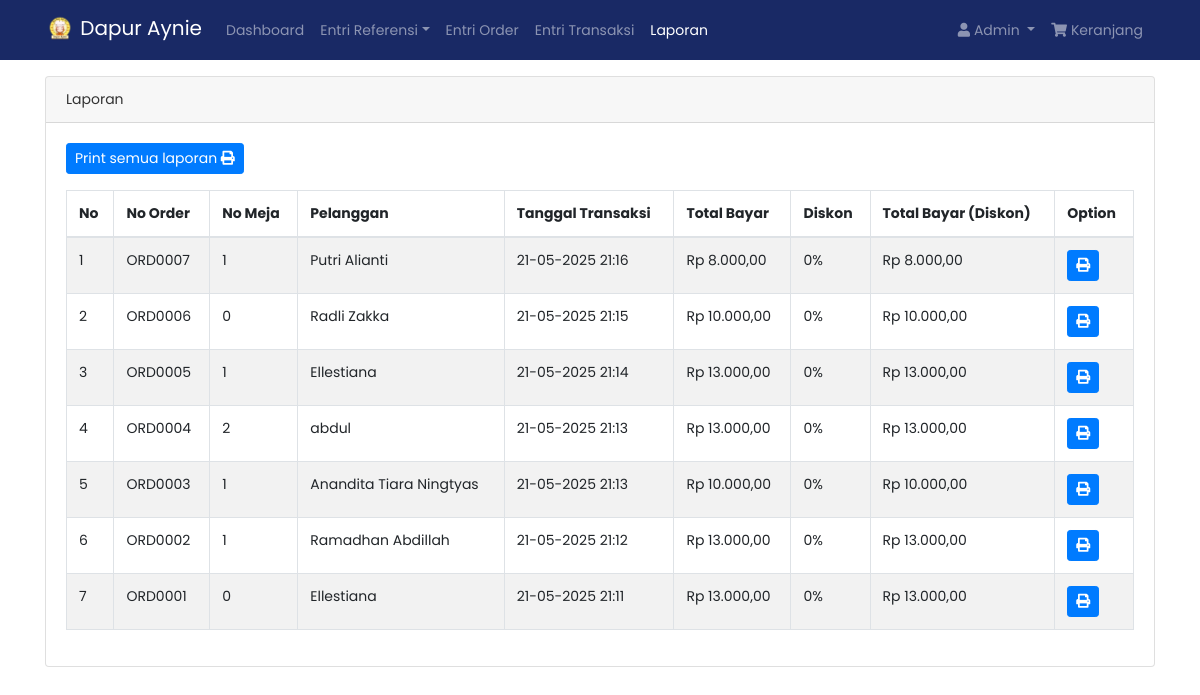
Screenshot of /dashboard/index.php?laporan (signed in) with the database file from the repository.
### tables this page shows
CREATE TABLE `tb_transaksi` (
  `id_transaksi` int(11) NOT NULL,
  `id_user` int(11) DEFAULT NULL,
  `id_order` varchar(50) NOT NULL,
  `tanggal_transaksi` int(11) NOT NULL,
  `aTanggal_transaksi` varchar(50) NOT NULL,
  `hartot_transaksi` int(11) NOT NULL,
  `diskon_transaksi` int(11) NOT NULL,
  `totbar_transaksi` int(11) NOT NULL,
  `uang_transaksi` int(11) NOT NULL,
  `kembalian_transaksi` int(11) NOT NULL
);

CREATE TABLE `tb_order` (
  `id_order` varchar(50) NOT NULL,
  `meja_order` int(11) NOT NULL,
  `tanggal_order` int(11) NOT NULL,
  `aTanggal_order` varchar(128) NOT NULL,
  `id_user` int(11) NOT NULL,
  `keterangan_order` text DEFAULT NULL,
  `status_order` varchar(20) NOT NULL
);

CREATE TABLE `tb_user` (
  `id_user` int(11) NOT NULL,
  `username` varchar(128) NOT NULL,
  `password` varchar(128) NOT NULL,
  `nama_user` varchar(128) NOT NULL,
  `id_level` int(1) NOT NULL
);

### dashboard/fungsi/rupiah.php (called while the page is built)
<?php
function rupiah($angka) {
	$hasil_rupiah = number_format($angka,2,',','.');
	return $hasil_rupiah;
}
?>

### dashboard/admin/laporan.php (the view, shortened to what this page needs)
<div class="container mt-3">
    <div class="card">
        <div class="card-header">
            Laporan
        </div>
        <div class="card-body">
            <a href="admin/semua_laporan.php" target="_blank" class="btn btn-primary btn-sm mb-3">
                Print semua laporan <i class="fa fa-print"></i>
            </a>
            <table class="table table-bordered table-hover table-striped" id="tabel">
                <thead>
                    <tr>
                        <th>No</th>
                        <th>No Order</th>
                        <th>No Meja</th>
                        <th>Pelanggan</th>
                        <th>Tanggal Transaksi</th>
                        <th>Total Bayar</th>
                        <th>Diskon</th>
                        <th>Total Bayar (Diskon)</th>
                        <th>Option</th>
                    </tr>
                </thead>
                <tbody>
                    <?php
                    $i = 1;
                    $transaksi = mysqli_query($kon, "SELECT * FROM tb_transaksi ORDER BY id_transaksi DESC");
                    foreach ($transaksi as $row) :
                        $user_query = mysqli_query($kon, "SELECT * FROM tb_user WHERE id_user = '{$row['id_user']}'");
                        $user = mysqli_fetch_assoc($user_query);
                        $order_query = mysqli_query($kon, "SELECT * FROM tb_order WHERE id_order = '{$row['id_order']}'");
                        $oq = mysqli_fetch_assoc($order_query);
                        $tanggal = is_numeric($oq['tanggal_order'])
                            ? date('d-m-Y H:i', $oq['tanggal_order'])
                            : date('d-m-Y H:i', strtotime($oq['tanggal_order']));
                    ?>
                    <tr>
                        <td><?= $i++; ?></td>
                        <td><?= $row['id_order'] ?></td>
                        <td><?= $oq['meja_order'] ?></td>
                        <td><?= $user['nama_user'] ?></td>
                        <td><?= $tanggal ?></td>
                        <td>Rp <?= rupiah($row['hartot_transaksi']) ?></td>
                        <td><?= $row['diskon_transaksi'] ?>%</td>
                        <td>Rp <?= rupiah($row['totbar_transaksi']) ?></td>
                        <td>
                            <a href="admin/print_struk.php?id_order=<?= $row['id_order'] ?>" target="_blank" class="btn btn-primary text-white btn-sm">
                                <i class="fas fa-print"></i>
                            </a>
                        </td>
                    </tr>
                    <?php endforeach; ?>
                </tbody>
            </table>
        </div>
    </div>
</div>

### dashboard/assets/css/custom.css (style rules this page uses)
body { font-size: .875rem; font-family: 'Poppins', sans-serif; background-color: #fff; color: #333; }

### rows the page displays
tb_transaksi: id_order "ORD0007", id_order.meja_order "1", id_user.nama_user "Putri Alianti", id_order.tanggal_order "21-05-2025 21:16", hartot_transaksi "8.000,00", diskon_transaksi "0", totbar_transaksi "8.000,00"
tb_transaksi: id_order "ORD0006", id_order.meja_order "0", id_user.nama_user "Radli Zakka", id_order.tanggal_order "21-05-2025 21:15", hartot_transaksi "10.000,00", diskon_transaksi "0", totbar_transaksi "10.000,00"
tb_transaksi: id_order "ORD0005", id_order.meja_order "1", id_user.nama_user "Ellestiana", id_order.tanggal_order "21-05-2025 21:14", hartot_transaksi "13.000,00", diskon_transaksi "0", totbar_transaksi "13.000,00"
tb_transaksi: id_order "ORD0004", id_order.meja_order "2", id_user.nama_user "abdul", id_order.tanggal_order "21-05-2025 21:13", hartot_transaksi "13.000,00", diskon_transaksi "0", totbar_transaksi "13.000,00"
tb_transaksi: id_order "ORD0003", id_order.meja_order "1", id_user.nama_user "Anandita Tiara Ningtyas", id_order.tanggal_order "21-05-2025 21:13", hartot_transaksi "10.000,00", diskon_transaksi "0", totbar_transaksi "10.000,00"
tb_transaksi: id_order "ORD0002", id_order.meja_order "1", id_user.nama_user "Ramadhan Abdillah", id_order.tanggal_order "21-05-2025 21:12", hartot_transaksi "13.000,00", diskon_transaksi "0", totbar_transaksi "13.000,00"
tb_transaksi: id_order "ORD0001", id_order.meja_order "0", id_user.nama_user "Ellestiana", id_order.tanggal_order "21-05-2025 21:11", hartot_transaksi "13.000,00", diskon_transaksi "0", totbar_transaksi "13.000,00"

### other values shown
$_SESSION['level'] "Admin"
